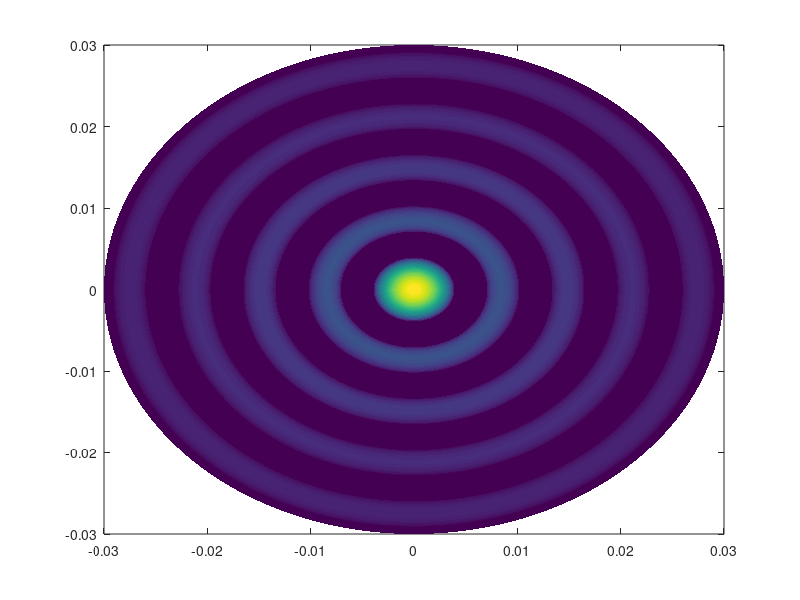

Reproduce this figure in MATLAB.
spacing = 0.1;
p = 0:spacing:1000;
r = 0:0.0001:0.03;
[mr,mp] = meshgrid(r,p);
grand = besselj(0,mp.*mr).*mp*spacing;
a = sum(grand,1);
figure()
plot(r,a)
t = -pi:0.001*pi:pi;
[tt,tr] = meshgrid(t,r);
[~,ta] = meshgrid(t,a);
s = pcolor(tr.*cos(tt), tr.*sin(tt), real(ta.^0.5));
set(s,'LineStyle', 'none')